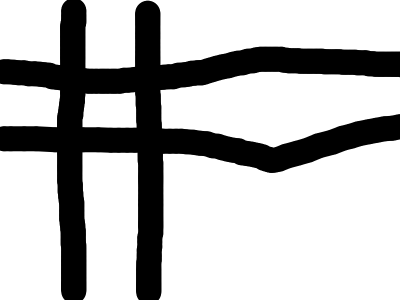
#> input picture draw.bmp, 400 x 300 px
$ python main.py draw.bmp
#> lines starting #> are read from the running program, lines starting #| are printed output that depends on the picture; after the words box and inside, x2 and y2 are one past the last pixel; in counts of white or black regions, pixels touching at a corner belong together
from os import path
import time
import math
import sys
from PIL import Image
from numpy import array
import numpy as np

np.set_printoptions(threshold=100000)


#time1, time2 = 0, 0

def blur(pixels):
    img = np.zeros((pixels.shape[0], pixels.shape[1]))
    kernel = np.array([[1,1,1],[1,1,1],[1,1,1]])
    for i in range(1, pixels.shape[0] - 1):
        for j in range(1, pixels.shape[1] - 1):
            center = pixels[i-1:i+2,j-1:j+2]
            img[i][j] = np.sum(kernel * center) / 9.0
    return img


def kernelConvolution(kernelH, kernelV, pixels):
    edge = np.zeros((pixels.shape[0], pixels.shape[1]))
    for i in range(1, pixels.shape[0] - 1):
        for j in range(1, pixels.shape[1] - 1):
            center = pixels[i-1:i+2,j-1:j+2]
            h = abs(np.sum(kernelH * center))
            v = abs(np.sum(kernelV * center))
            edge[i][j] = math.sqrt(h * h + v * v)
    return edge


def detect_edges(pixels):
    edge = np.zeros((pixels.shape[0], pixels.shape[1]))
    x = get_x_shift(pixels) - pixels
    y = get_y_shift(pixels) - pixels
    for i in range(1, pixels.shape[0] - 1):
        for j in range(1, pixels.shape[1] - 1):
            h = 1 * x[i-1][j+1] + 2 * x[i][j+1] + 1 * x[i+1][j+1]
            v = 1 * y[i+1][j-1] + 2 * y[i+1][j] + 1 * y[i+1][j+1]
            edge[i][j] = np.sqrt(h * h + v * v)
    return edge


def get_x_shift(pixels):
    transformed = np.copy(pixels)
    for i in range(transformed.shape[0]):
        transformed[i] = np.append([0, 0], transformed[i][:-2])
    return transformed

def get_y_shift(pixels):
    transformed = np.copy(pixels)
    transformed = np.append(np.zeros((2, transformed.shape[1])), transformed[:-2], axis=0)
    return transformed

scale = '-scale' in sys.argv
blurred = '-blur' in sys.argv
imageFile = sys.argv[len(sys.argv) - 1]

# Set timestamp.
start = time.time()

# Convert image to array.
img = Image.open(imageFile)
#> img is the input picture: PIL image 400x300 RGB; min 0, max 255, mean 185
rgb = np.array(img.convert(mode='RGB')).astype(float)


# Kernels
kh = np.array([[1,2,1],[0,0,0],[-1,-2,-1]])
kv = np.array([[-1,0,1],[-2,0,2],[-1,0,1]])

# Separate color planes.
red = rgb[:,:,0]
green = rgb[:,:,1]
blue = rgb[:,:,2]

if blurred:
    blur(red)
    blur(green)
    blur(blue)


#red = kernelConvolution(kh, kv, red)
#green = kernelConvolution(kh, kv, green)
#blue = kernelConvolution(kh, kv, blue)
red = detect_edges(red)
#> after the loop in get_x_shift, `for i in range(transformed.shape[0]):`:
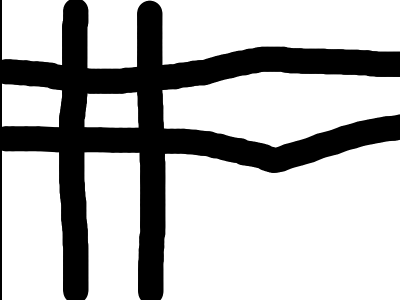
#> transformed: shape (300, 400) float64; min 0, max 255, mean 184
#> in detect_edges, `x = get_x_shift(pixels) - pixels`:
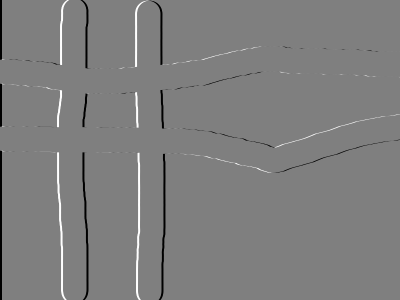
#> x: shape (300, 400) float64; min -255, max 255, mean -1.1; drawn with min black and max white
#> in get_y_shift, `transformed = np.append(np.zeros((2, transformed.shape[1])), transform..`:
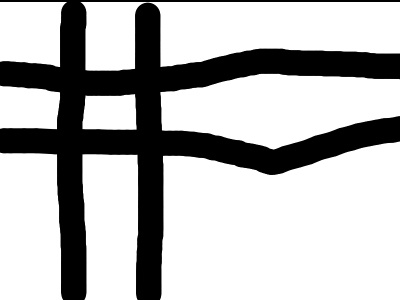
#> transformed: shape (300, 400) float64; min 0, max 255, mean 183.5
#> in detect_edges, `y = get_y_shift(pixels) - pixels`:
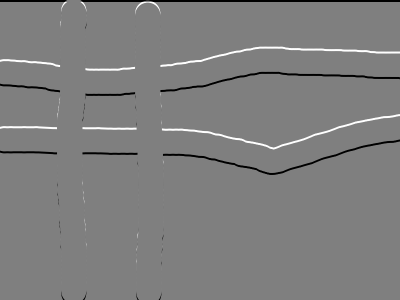
#> y: shape (300, 400) float64; min -255, max 255, mean -1.5; drawn with min black and max white
#> after the loop in detect_edges, `for i in range(1, pixels.shape[0] - 1):`:
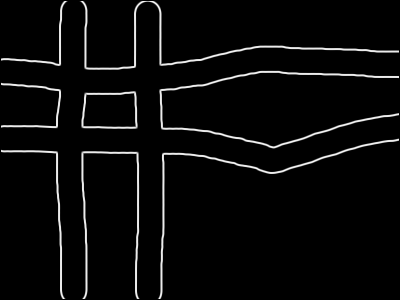
#> edge: shape (300, 400) float64; min 0, max 1103.3, mean 41; drawn with min black and max white
green = detect_edges(green)
blue = detect_edges(blue)

m = max(np.amax(red), np.amax(green), np.amax(blue))
#> m = 1103.3
sf = 250 / m
#> sf = 0.227
#sf = 300 / m

if scale:
    # Cubic scaling:
    #red = ((red * sf - 125) ** 3) / 125**2 + 125
    #green = ((green * sf - 125) ** 3) / 125**2 + 125
    #blue = ((blue * sf - 125) ** 3) / 125**2 + 125

    # Modified cubic scaling:
    red = (1.0/25625.0)*(red * sf - 125)**3 + (10000.0/25625.0)*(red * sf - 125) + 125
    green = (1.0/25625.0)*(green * sf - 125)**3 + (10000.0/25625.0)*(green * sf - 125) + 125
    blue = (1.0/25625.0)*(blue * sf - 125)**3 + (10000.0/25625.0)*(blue * sf - 125) + 125

    # Signmoid scaling:
    #red = 250 / (1 + math.e**(-(red * sf - 125)/25))
    #green = 250 / (1 + math.e**(-(green * sf - 125)/25))
    #blue = 250 / (1 + math.e**(-(blue * sf - 125)/25))

else:
    # No scaling.
    red *= sf
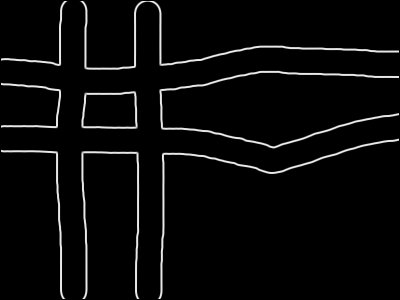
#> red: shape (300, 400) float64; 6.44% of pixels changed, all inside (x1, y1, x2, y2) = (1, 1, 399, 299)
    green *= sf
    blue *= sf

#color = np.hstack((red, green, blue)) # 3 images in a row
color = np.dstack((red, green, blue))
edges = Image.fromarray(color.astype(np.uint8), mode='RGB')
edges.show()
edges.save('result/{}'.format(imageFile))

#print(time1)
#print(time2)

# Print time.
print(' {} seconds'.format(round(time.time() - start), 2))
